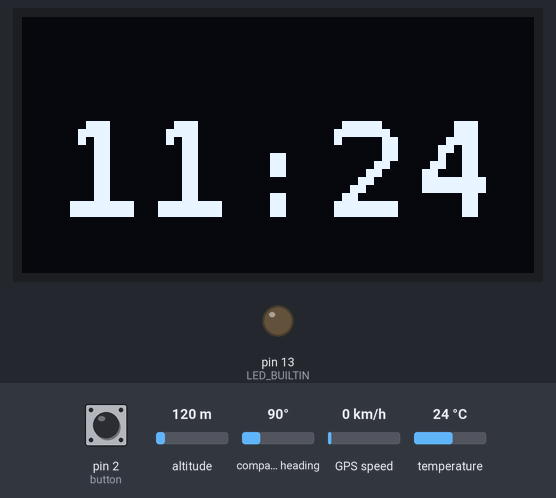
A sketch run on a simulated Arduino Pro Mini, built with avr-gcc and run on an emulated ATmega328P. Shown: 128×64 one-colour display, output pins drawn as LEDs (lit = HIGH). The test bench sets the inputs (shaded band); at power-on: pin 2 (button) LOW, GPS speed 0 km/h, altitude 120 m, compass heading 90°, temperature 24 °C. The GPS gets a fix after 3 s at 37.7749, -122.4194 with 8 satellites.

Above: at 1.2 s.
1.3 s: pin 2 (button) pulled HIGH for 0.15 s
At 3.4 s:
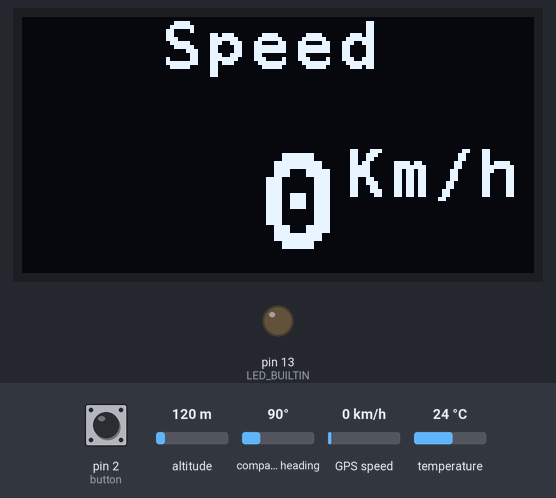
3.7 s: pin 2 (button) pulled HIGH for 1 s
At 4.9 s:
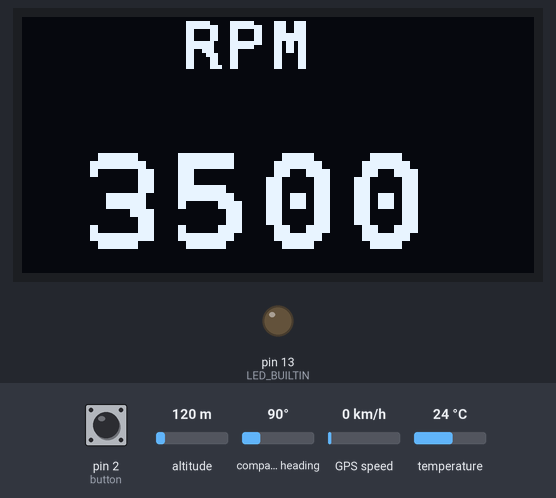
6.2 s: pin 2 (button) pulled HIGH for 0.15 s
At 7.8 s:
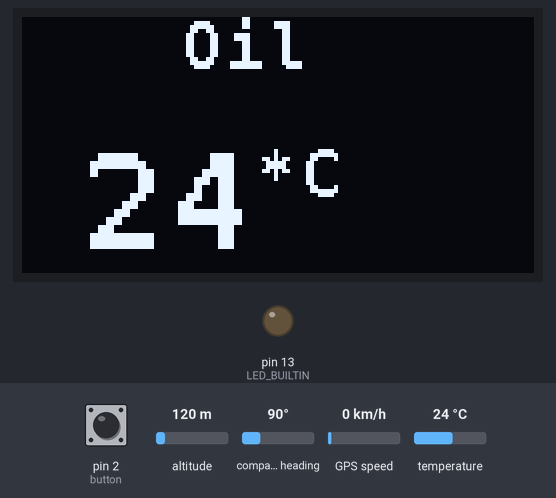
8.6 s: pin 2 (button) pulled HIGH for 3.2 s
At 11.1 s:
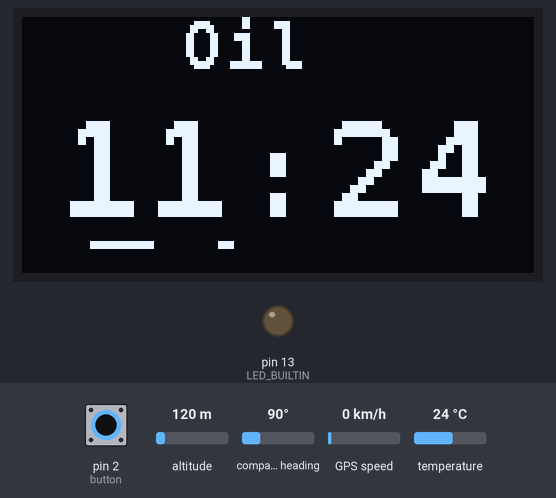
13.3 s: pin 2 (button) pulsed HIGH 5 times (0.12 s each, 0.3 s apart)
At 14.3 s:
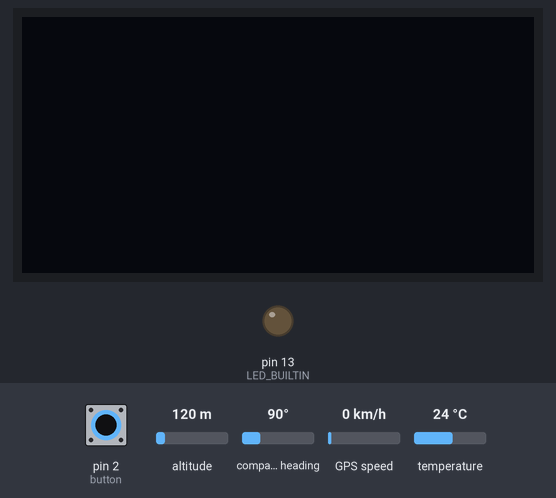
17.3 s: GPS speed set to 2 km/h
At 19.9 s:
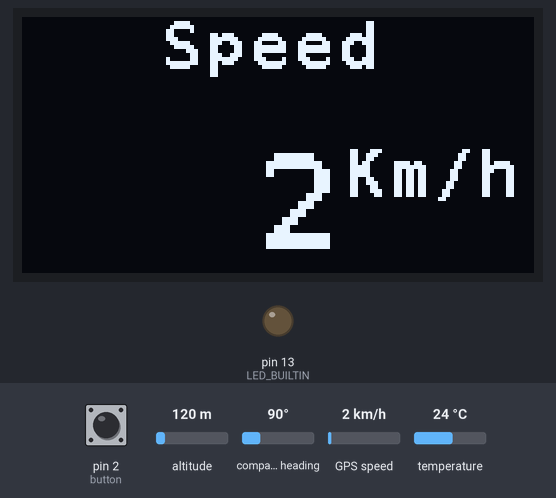
Timing chart, 0 to 21.4 s (numbered marks = the images above; inputs shaded):
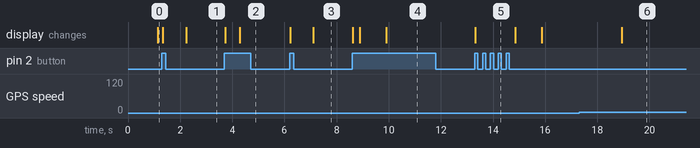

Measured:
- after the input at 1.3 s, the display: first changes at once (image 1 shows a later state)
- after the input at 3.7 s, the display: first changes at once (image 2 shows a later state)
- after the input at 6.2 s, the display: first changes at once (image 3 shows a later state)
- after the input at 8.6 s, the display: first changes at once (image 4 shows a later state)
- after the input at 13.3 s, the display: changes at once (image 5)
- after the input at 17.3 s, the display: changes after 1.6 s (image 6)

The sketch:

dashBoard_runTime.ino
```cpp
//Ubuntu hat jetzt auch mal was geändert

#include <DallasTemperature.h>
#include <OneWire.h>
#include <SPI.h>                      //Serial Peripheral Interface (SPI) library for synchronous serial data protocol
#include <Wire.h>                     //Wire library used for I2C communication: Arduino Pro Mini pins used = A4 (SDA) and A5 (SCL)

#include "SSD1306Ascii.h"
#include "SSD1306AsciiAvrI2c.h"
#include <SoftwareSerial.h>           //SoftwareSerial library used to allow serial communication on other digital pins (i.e. Pins 3 & 4 for the this GPS project)
#include <TinyGPS++.h>

#define SerialMonitor Serial
#define ONE_WIRE_BUS 5
int button = 2;
volatile byte state = LOW ;
int count;
int progs;

OneWire oneWire(ONE_WIRE_BUS);
DallasTemperature temp(&oneWire);
SoftwareSerial ss(4, 3);
TinyGPSPlus gps;
SSD1306AsciiAvrI2c display;

void setup() {
  progs = 4;
   pinMode(LED_BUILTIN, OUTPUT);
  ss.begin(9600);
  Serial.begin(9600);
  temp.begin();

  attachInterrupt(digitalPinToInterrupt(button), counT, RISING);
  display.begin(&Adafruit128x64, 0x3C);
  display.setFont(fixed_bold10x15);

  display.clear();
}


void counT() {
  static unsigned long last_interrupt_time = 0;
  unsigned long interrupt_time = millis();
  // If interrupts come faster than 200ms, assume it's a bounce and ignore
  if (interrupt_time - last_interrupt_time > 200) {
    //Do ya Thing
    count++;
    display.clear();
    if (count > progs - 1) {
      count = 0;
    }
  }
  last_interrupt_time = interrupt_time;
}


static void smartDelay(unsigned long ms) {
  unsigned long start = millis();
  do
  {

    while (ss.available())
      gps.encode(ss.read());
  } while (millis() - start < ms);
}
void printRPM() {
  display.set1X();
  display.setCursor(40, 0);
  display.println("RPM");
  display.set2X();
  display.setCursor(15, 4);
  display.print("3500");
}

void printTime() {

  display.setCursor(10, 3);
  display.set2X();
  if (!gps.time.isValid()) {
    display.print("No GPS");
    display.clear();
  }
  else {
    if (gps.time.hour() < 10) display.print('0');
    display.print(gps.time.hour() + 1);
    display.print(":");
    if (gps.time.minute() < 10) display.print('0');
    display.print(gps.time.minute());
  }

}

void printSpeed() {
  int speed;


  display.set2X();
  if (!gps.speed.isValid()) {
    display.print("No GPS");
    display.clear();
  }
  speed = gps.speed.kmph();

  display.set1X();
  display.setCursor(35, 0);
  display.println("Speed");
  display.set2X();
  display.setCursor(15, 4);

  if (speed < 10)
    display.print(" ");
  if (speed < 100)
    display.print(" ");
  display.print(speed);
  display.set1X();
  display.print("Km/h");

}

int tempTemp;
void printOilTemp() {

  temp.requestTemperatures();

  int tempC = (int) temp.getTempCByIndex(0);

    if(tempC == -127){
     tempC = tempTemp;
      digitalWrite(LED_BUILTIN, HIGH);   // turn the LED on (HIGH is the voltage level)
      delay(1000);                       // wait for a second
      digitalWrite(LED_BUILTIN, LOW);    // turn the LED off by making the voltage LOW
      display.clear();
    }

  display.set1X();
  display.setCursor(40, 0);
  display.println("Oil");
  display.set2X();
  display.setCursor(15, 4);
  display.print(tempC);
  display.set1X();
  display.print("*");
  display.println("C");
  tempTemp = tempC;
}


void loop() {
  /*display.set1X();
    display.setCursor(118,0);
    display.print(gps.satellites.value());
  */
  if (count == 0)
    printTime();

  if (count == 1)
    printSpeed();


  if (count == 2)
    printRPM();

  if (count == 3)
    printOilTemp();

  smartDelay(1000);

}
```
